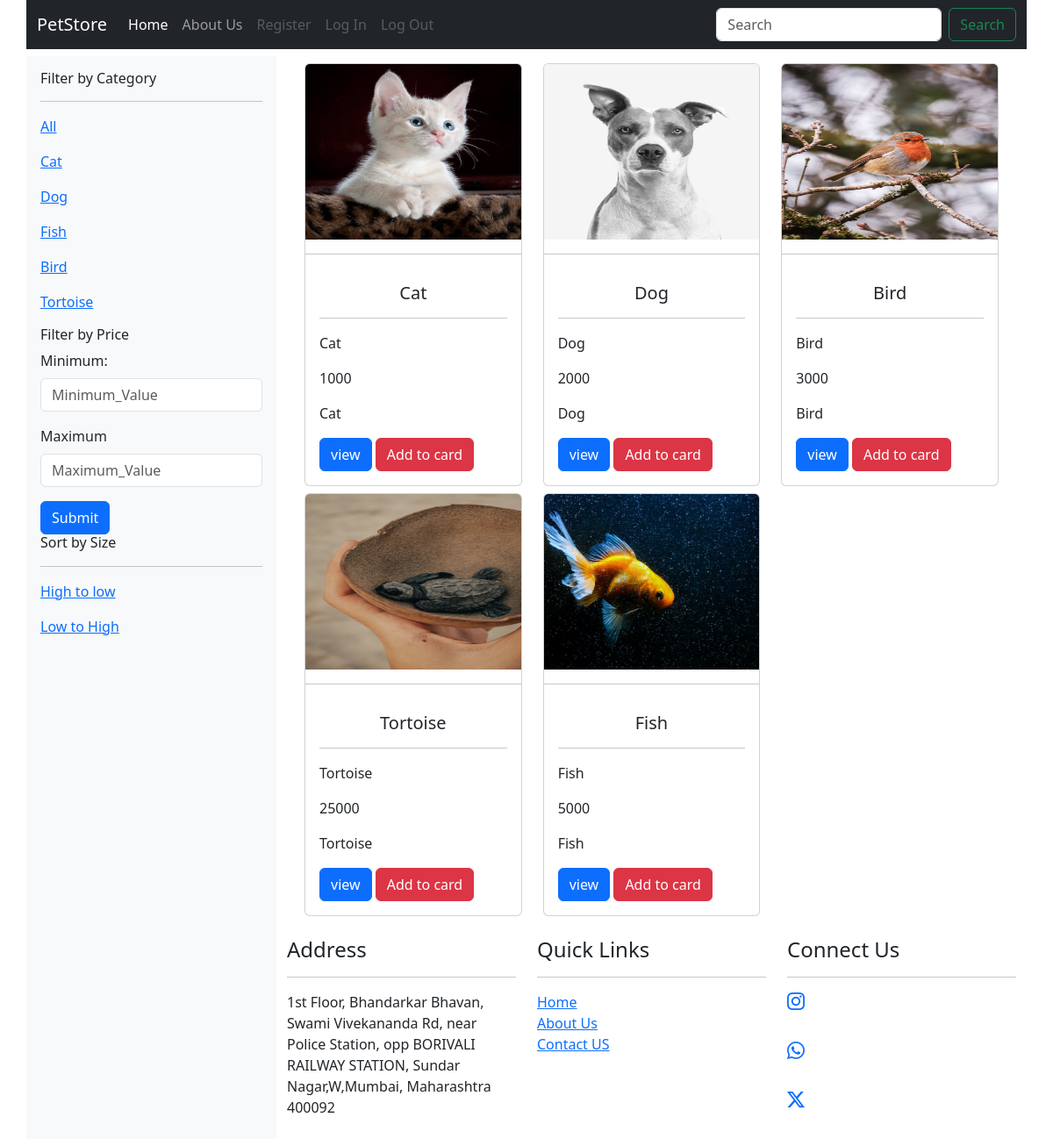
The page / on the database its author committed.
### Petapp/models.py (models this page shows)
class Pet(models.Model):
     id=models.IntegerField(primary_key=True)
     name=models.CharField(max_length=50)
     description = models.CharField(max_length=255,default='null')
     category_choices=(("Cat","Cat"),("Dog","Dog"),("Bird","Bird"),("Fish","Fish"),("Tortoise","Tortoise"))
     category=models.CharField(max_length=50,choices=category_choices, default="watch")
     image=models.ImageField(upload_to="images/", height_field=None, width_field=None, max_length=None)
     price=models.IntegerField()
     prod = CustomManager()
     objects=models.Manager()

### Petapp/views.py (the view)
# urls.py: path('', views.index, name='index'),
def index(req):
    data= Pet.objects.all()
    context ={'data':data}
    return render(req,"index.html",context)

### Petapp/Templates/index.html (shortened to what this page needs)
{% extends "base.html" %}
{% load static %}
{%block body %}
    <div class="col-md-3 mt-2 p-3 bg-light">
        <h6>Filter by Category</h6>
        <hr>
        <p><a href="/">All </a></p>
        <p><a href="{%url 'catList'%}">Cat</a></p>
        <p><a href="{%url 'dogList'%}">Dog</a></p>
        <p><a href="{%url 'fishList'%}">Fish</a></p>
        <p><a href="{%url 'birdList'%}">Bird</a></p>
        <p><a href="{%url 'tortoiseList'%}">Tortoise</a></p>
        <h6>Filter by Price</h6>
        <form method="post" action="{%url 'range'%}">
          <div class="mb-3">
            <label for="Input1" class="form-label">Minimum:</label>
            <input type="text" name="min" class="form-control" id="Input1" placeholder="Minimum_Value">
          </div>
          <div class="mb-3">
            <label for="Input2" class="form-label">Maximum</label>
            <input type="text" name="max" class="form-control" id="Input2" placeholder="Maximum_Value">
          </div>
          <a href="/range"><button type="submit" name="range"  class="btn btn-primary">Submit</button></a>
        </form>
        <h6>Sort by Size</h6>
        <hr>
        <p><a href="">High to low</a></p>
        <p><a href="">Low to High</a></p>
    </div>
    <div class="col-md-9">
        <div class="row m-2">
          {% for x in data %}
            <div class="col-md-4 mt-2">
              <div class="card" style="width: 100%; ">
                <img src="{{x.image.url}}" class="card-img-top" alt="..." style="width: 100%; height:200px;">
                <hr>
                <div class="card-body">
                  <h5 class="card-title" style="text-align: center;">{{x.name}}</h5>
                  <hr>
                  <p class="card-title">{{x.category}}<p>
                  <p class="card-text">{{x.price}}</p>
                  <p class="card-text">{{x.description}}</p>
                  <a href="details/{{x.id}}" class="btn btn-primary">view</a>
                  <a href="/addcart/{{x.id}}"><button type="submit" class="btn btn-danger">Add to card</button></a>
                </div>
              </div>
            </div>
            {% endfor %}
           <div class="col-md-12">
      </div>
{% endblock %}

### Petapp/Templates/Base.html (shortened to what this page needs)
{% load static %}
<!DOCTYPE html>
<html lang="en">
<head>
    <link rel="stylesheet" href="https://cdn.jsdelivr.net/npm/bootstrap-icons@1.11.2/font/bootstrap-icons.min.css">
    <link rel="stylesheet" href="{% static 'css/bootstrap.min.css' %}">
</head>
<body>
    <div class="container">
        <div class="row">
            <nav class="navbar navbar-expand-lg navbar-dark bg-dark">
                <div class="container-fluid">
                  <a class="navbar-brand" href="/">PetStore</a>
                  <div class="collapse navbar-collapse" id="navbarScroll">
                    <ul class="navbar-nav me-auto my-2 my-lg-0 navbar-nav-scroll" style="--bs-scroll-height: 100px;">
                      <li class="nav-item">
                        <a class="nav-link active" aria-current="page" href="/">Home</a>
                      </li>
                      <li class="nav-item">
                        <a class="nav-link" href="#">About Us</a>
                      </li>
                      <li class="nav-item">
                        <a class="nav-link disabled" href="#" tabindex="-1" aria-disabled="true">Register</a>
                      </li>
                      <li class="nav-item">
                        <a class="nav-link disabled" href="#" tabindex="-1" aria-disabled="true">Log In</a>
                      </li>
                      <li class="nav-item">
                        <a class="nav-link disabled" href="#" tabindex="-1" aria-disabled="true">Log Out</a>
                      </li>
                    </ul>
                    <form class="d-flex" action="{% url 'search' %}" method="post" >
                      <input class="form-control me-2" name="q" type="search" placeholder="Search" aria-label="Search">
                      <button class="btn btn-outline-success" type="submit">Search</button>
                    </form>
                  </div>
                </div>
              </nav>
    </div>
    <div class="row">
        {% block body %}
        {% endblock %}
    </div>
    <div class="row">
        <div class="col-md-4">
            <h4>Address</h4>
            <hr>1st Floor,
                Bhandarkar Bhavan,
                Swami Vivekananda Rd,
                near Police Station,
                opp BORIVALI RAILWAY STATION,
                Sundar Nagar,W,Mumbai,
                Maharashtra 400092
        </div>
        <div class="col-md-4">
            <h4>Quick Links</h4>
            <hr>
            <a href="/">Home</a><br>
            <a href="">About Us</a><br>
            <a href="">Contact US</a><br>
        </div>
        <div class="col-md-4">
            <h4>Connect Us</h4>
            <hr>
            <h5><a href="https://www.instagram.com/" target="_blank"><i class="bi bi-instagram"></i></a></h5><br>
            <h5><a href="https://www.whatsapp.com/" target="_blank"><i class="bi bi-whatsapp"></i></a></h5><br>
            <h5><a href="https://twitter.com/i/flow/login" target="_blank"><i class="bi bi-twitter-x"></i></a></h5><br>
        </div>
    </div>
</div>
</body>
</html>

### rows shown on the page
Pet: image (picture), name "Cat", category "Cat", price "1000", description "Cat"
Pet: image (picture), name "Dog", category "Dog", price "2000", description "Dog"
Pet: image (picture), name "Bird", category "Bird", price "3000", description "Bird"
Pet: image (picture), name "Tortoise", category "Tortoise", price "25000", description "Tortoise"
Pet: image (picture), name "Fish", category "Fish", price "5000", description "Fish"
